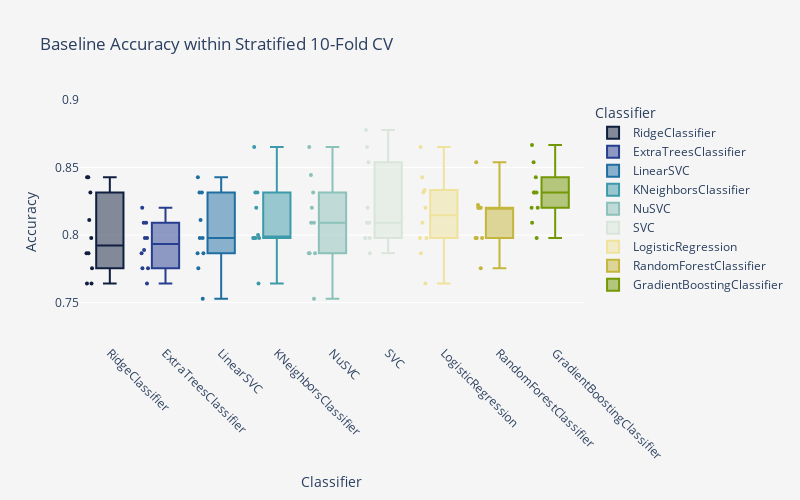

The notebook cell this image was saved under:
### Code cell
fig = px.box(
    baseline_scores,
    points="all",
    height=500,
    width=800,
    range_y=(0.72, 0.90),
    color="variable",
    color_discrete_sequence=px.colors.diverging.delta,
    labels={"variable": "Classifier", "value": "Accuracy"},
    title="Baseline Accuracy within Stratified 10-Fold CV",
)
fig.update_layout(
    plot_bgcolor=BACKGROUND_COLOR,
    paper_bgcolor=BACKGROUND_COLOR,
)
fig.update_xaxes(tickangle=45)
fig.update_traces(marker={"size": 4})
fig.show()

### Figure 1 — Plotly figure (JSON) as saved in the notebook; plotly's stock layout.template omitted (floating-point values rounded to 4 significant figures)
{"data": [{"alignmentgroup": "True", "boxpoints": "all", "hovertemplate": "Classifier=%{x}<br>Accuracy=%{y}<extra></extra>", "legendgroup": "RidgeClassifier", "marker": {"color": "rgb(16, 31, 63)", "size": 4}, "name": "RidgeClassifier", "notched": false, "offsetgroup": "RidgeClassifier", "orientation": "v", "showlegend": true, "type": "box", "x": ["RidgeClassifier", "RidgeClassifier", "RidgeClassifier", "RidgeClassifier", "RidgeClassifier", "RidgeClassifier", "RidgeClassifier", "RidgeClassifier", "RidgeClassifier", "RidgeClassifier"], "x0": " ", "xaxis": "x", "y": [0.8111, 0.7753, 0.7865, 0.764, 0.7978, 0.8315, 0.764, 0.7865, 0.8427, 0.8427], "y0": " ", "yaxis": "y"}, {"alignmentgroup": "True", "boxpoints": "all", "hovertemplate": "Classifier=%{x}<br>Accuracy=%{y}<extra></extra>", "legendgroup": "ExtraTreesClassifier", "marker": {"color": "rgb(38, 62, 144)", "size": 4}, "name": "ExtraTreesClassifier", "notched": false, "offsetgroup": "ExtraTreesClassifier", "orientation": "v", "showlegend": true, "type": "box", "x": ["ExtraTreesClassifier", "ExtraTreesClassifier", "ExtraTreesClassifier", "ExtraTreesClassifier", "ExtraTreesClassifier", "ExtraTreesClassifier", "ExtraTreesClassifier", "ExtraTreesClassifier", "ExtraTreesClassifier", "ExtraTreesClassifier"], "x0": " ", "xaxis": "x", "y": [0.7889, 0.7753, 0.809, 0.7978, 0.7865, 0.7753, 0.8202, 0.764, 0.809, 0.7978], "y0": " ", "yaxis": "y"}, {"alignmentgroup": "True", "boxpoints": "all", "hovertemplate": "Classifier=%{x}<br>Accuracy=%{y}<extra></extra>", "legendgroup": "LinearSVC", "marker": {"color": "rgb(30, 110, 161)", "size": 4}, "name": "LinearSVC", "notched": false, "offsetgroup": "LinearSVC", "orientation": "v", "showlegend": true, "type": "box", "x": ["LinearSVC", "LinearSVC", "LinearSVC", "LinearSVC", "LinearSVC", "LinearSVC", "LinearSVC", "LinearSVC", "LinearSVC", "LinearSVC"], "x0": " ", "xaxis": "x", "y": [0.8111, 0.7865, 0.7978, 0.7753, 0.7978, 0.8315, 0.7528, 0.7865, 0.8427, 0.8315], "y0": " ", "yaxis": "y"}, {"alignmentgroup": "True", "boxpoints": "all", "hovertemplate": "Classifier=%{x}<br>Accuracy=%{y}<extra></extra>", "legendgroup": "KNeighborsClassifier", "marker": {"color": "rgb(60, 154, 171)", "size": 4}, "name": "KNeighborsClassifier", "notched": false, "offsetgroup": "KNeighborsClassifier", "orientation": "v", "showlegend": true, "type": "box", "x": ["KNeighborsClassifier", "KNeighborsClassifier", "KNeighborsClassifier", "KNeighborsClassifier", "KNeighborsClassifier", "KNeighborsClassifier", "KNeighborsClassifier", "KNeighborsClassifier", "KNeighborsClassifier", "KNeighborsClassifier"], "x0": " ", "xaxis": "x", "y": [0.8, 0.8315, 0.7978, 0.7978, 0.7978, 0.764, 0.8652, 0.8202, 0.8315, 0.7978], "y0": " ", "yaxis": "y"}, {"alignmentgroup": "True", "boxpoints": "all", "hovertemplate": "Classifier=%{x}<br>Accuracy=%{y}<extra></extra>", "legendgroup": "NuSVC", "marker": {"color": "rgb(140, 193, 186)", "size": 4}, "name": "NuSVC", "notched": false, "offsetgroup": "NuSVC", "orientation": "v", "showlegend": true, "type": "box", "x": ["NuSVC", "NuSVC", "NuSVC", "NuSVC", "NuSVC", "NuSVC", "NuSVC", "NuSVC", "NuSVC", "NuSVC"], "x0": " ", "xaxis": "x", "y": [0.8444, 0.7528, 0.7865, 0.7865, 0.7865, 0.809, 0.809, 0.8202, 0.8652, 0.8315], "y0": " ", "yaxis": "y"}, {"alignmentgroup": "True", "boxpoints": "all", "hovertemplate": "Classifier=%{x}<br>Accuracy=%{y}<extra></extra>", "legendgroup": "SVC", "marker": {"color": "rgb(217, 229, 218)", "size": 4}, "name": "SVC", "notched": false, "offsetgroup": "SVC", "orientation": "v", "showlegend": true, "type": "box", "x": ["SVC", "SVC", "SVC", "SVC", "SVC", "SVC", "SVC", "SVC", "SVC", "SVC"], "x0": " ", "xaxis": "x", "y": [0.8778, 0.7865, 0.7978, 0.7978, 0.809, 0.809, 0.8539, 0.8202, 0.8652, 0.7978], "y0": " ", "yaxis": "y"}, {"alignmentgroup": "True", "boxpoints": "all", "hovertemplate": "Classifier=%{x}<br>Accuracy=%{y}<extra></extra>", "legendgroup": "LogisticRegression", "marker": {"color": "rgb(239, 226, 156)", "size": 4}, "name": "LogisticRegression", "notched": false, "offsetgroup": "LogisticRegression", "orientation": "v", "showlegend": true, "type": "box", "x": ["LogisticRegression", "LogisticRegression", "LogisticRegression", "LogisticRegression", "LogisticRegression", "LogisticRegression", "LogisticRegression", "LogisticRegression", "LogisticRegression", "LogisticRegression"], "x0": " ", "xaxis": "x", "y": [0.8333, 0.7978, 0.7978, 0.8202, 0.7865, 0.8427, 0.764, 0.8315, 0.8652, 0.809], "y0": " ", "yaxis": "y"}, {"alignmentgroup": "True", "boxpoints": "all", "hovertemplate": "Classifier=%{x}<br>Accuracy=%{y}<extra></extra>", "legendgroup": "RandomForestClassifier", "marker": {"color": "rgb(195, 182, 59)", "size": 4}, "name": "RandomForestClassifier", "notched": false, "offsetgroup": "RandomForestClassifier", "orientation": "v", "showlegend": true, "type": "box", "x": ["RandomForestClassifier", "RandomForestClassifier", "RandomForestClassifier", "RandomForestClassifier", "RandomForestClassifier", "RandomForestClassifier", "RandomForestClassifier", "RandomForestClassifier", "RandomForestClassifier", "RandomForestClassifier"], "x0": " ", "xaxis": "x", "y": [0.8222, 0.7978, 0.7978, 0.8202, 0.8202, 0.7978, 0.8539, 0.7753, 0.8202, 0.8202], "y0": " ", "yaxis": "y"}, {"alignmentgroup": "True", "boxpoints": "all", "hovertemplate": "Classifier=%{x}<br>Accuracy=%{y}<extra></extra>", "legendgroup": "GradientBoostingClassifier", "marker": {"color": "rgb(115, 152, 5)", "size": 4}, "name": "GradientBoostingClassifier", "notched": false, "offsetgroup": "GradientBoostingClassifier", "orientation": "v", "showlegend": true, "type": "box", "x": ["GradientBoostingClassifier", "GradientBoostingClassifier", "GradientBoostingClassifier", "GradientBoostingClassifier", "GradientBoostingClassifier", "GradientBoostingClassifier", "GradientBoostingClassifier", "GradientBoostingClassifier", "GradientBoostingClassifier", "GradientBoostingClassifier"], "x0": " ", "xaxis": "x", "y": [0.8667, 0.8315, 0.8539, 0.8427, 0.8315, 0.8202, 0.809, 0.7978, 0.8315, 0.8202], "y0": " ", "yaxis": "y"}], "layout": {"boxmode": "overlay", "height": 500, "legend": {"title": {"text": "Classifier"}, "tracegroupgap": 0}, "paper_bgcolor": "#F6F5F5", "plot_bgcolor": "#F6F5F5", "title": {"text": "Baseline Accuracy within Stratified 10-Fold CV"}, "width": 800, "xaxis": {"anchor": "y", "categoryarray": ["RidgeClassifier", "ExtraTreesClassifier", "LinearSVC", "KNeighborsClassifier", "NuSVC", "SVC", "LogisticRegression", "RandomForestClassifier", "GradientBoostingClassifier"], "categoryorder": "array", "domain": [0, 1], "tickangle": 45, "title": {"text": "Classifier"}}, "yaxis": {"anchor": "x", "domain": [0, 1], "range": [0.72, 0.9], "title": {"text": "Accuracy"}}}}
